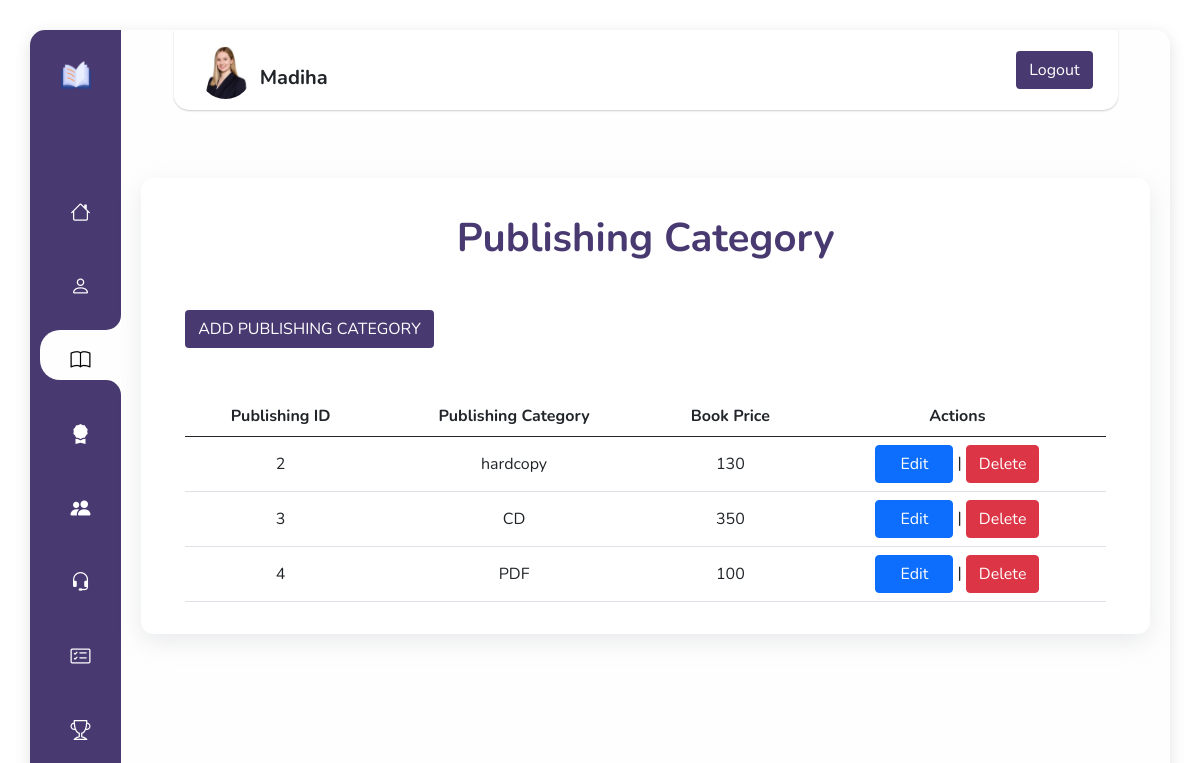
Screenshot of /dashboard/publishbk.php (signed in) with the database file from the repository.
### tables this page shows
CREATE TABLE `publishing_category` (
  `p_id` int(11) NOT NULL,
  `p_name` varchar(250) DEFAULT NULL,
  `p_price` int(11) DEFAULT NULL
);

### dashboard/adminsession.php (called while the page is built, shortened)
<?php
include 'conn.php';
if(isset($_SESSION['adminid'])){
    $id = $_SESSION['adminid'];
    $query = "SELECT * FROM admins WHERE a_id = $id";
    $runn = mysqli_query($conn , $query);
    $rows = mysqli_fetch_array($runn);
    $user = $rows['a_name'];
}
else
header('location:adminlogin.php');
?>

### dashboard/publishbk.php (the view, shortened to what this page needs)
<?php
    include "conn.php";
    include 'adminsession.php';
    ?>
<!DOCTYPE html>
<html lang="en">
<head>
    <link rel="stylesheet" href="https://cdn.jsdelivr.net/npm/bootstrap@5.0.2/dist/css/bootstrap.min.css">
    <link rel="stylesheet" href="https://cdn.jsdelivr.net/npm/bootstrap-icons@1.11.2/font/bootstrap-icons.min.css">
    <link rel="stylesheet" href="https://stackpath.bootstrapcdn.com/font-awesome/4.7.0/css/font-awesome.min.css">
</head>
<body>
<main>
      <nav class="main-menu">
        <a href="../index.php"> <img class="sidelogo" src="images/book.png" alt="" /></a>
        <br><br><br>
       <div  class="row">
        <ul class="col">
          <li class="nav-item ">
            <a href="dashboard.php">
              <i class="bi bi-house nav-icon"></i>
            </a>
          </li>
          <br>
          <li class="nav-item">
            <a href="book.php">
              <i class="bi bi-person nav-icon"></i>
            </a>
          </li>
<br>
          <li class="nav-item active">
            <b></b>
            <b></b>
            <a href="publishbk.php">
              <i class="bi bi-book nav-icon"></i>
            </a>
          </li>
<br>
          <li class="nav-item">
            <a href="complist.php">
              <i class="bi bi-award-fill nav-icon"></i>
            </a>
          </li>
<br>
          <li class="nav-item">
            <a href="customer.php">
              <i class="bi bi-people-fill nav-icon"></i>
            </a>
          </li>
<br>
          <li class="nav-item">
            <a href="dealer.php">
              <i class="bi bi-headset nav-icon"></i>
            </a>
          </li>
          <br>
          <li class="nav-item">
            <a href="orders.php">
            <i class="bi bi-card-checklist nav-icon"></i>
            </a>
          </li>
          <br>
          <li class="nav-item">
            <a href="winners.php">
            <i class="bi bi-trophy nav-icon"></i>
            </a>
          </li>
        </ul>
        </div>
      </nav>
    <header>
        <div class="nav-wrapper">
            <div class="logo-container">
            <img class="rounded-circle mt-1" src="<?php echo "images/" . $rows['a_img'] ?>" width="53">
            <h5 class="text-center text-dark mt-4 mx-2 fw-bolder">
              <?php echo $user; ?>
            </h5>
            </div>
            <nav>
            <a href="adminlogout.php" class="btn btncolor" tabindex="-1" role="button" aria-disabled="true">Logout</a>
          </nav>
          </div>
          <br><br>
          <section>
          <h1 class="text-center fw-bold" style="color: rgb(73, 57, 113);">Publishing Category</h1>
        <div class="container mt-5">
            <a class="btn btncolor" data-bs-theme="dark" href="publishbkname.php">ADD PUBLISHING CATEGORY</a>
                <table class="table mt-5 text-center align-middle">
                    <thead>
                        <tr>
                            <th>Publishing ID</th>
                            <th>Publishing Category</th>
                            <th>Book Price</th>
                            <th>Actions</th>
                        </tr>
                    </thead>
                    <tbody>
                        <?php
                            $query = "SELECT * FROM publishing_category";
                            $run = mysqli_query($conn ,$query);
                            if(mysqli_num_rows($run)){
                                while($row = mysqli_fetch_array($run)){
                        ?>
                        <tr>
                            <td><?php echo $row['p_id']?></td>
                            <td><?php echo $row['p_name']?></td>
                            <td><?php echo $row['p_price']?></td>
                            <td>
                               <a class="btn btn-primary px-4" href="publishedit.php?id=<?php echo $row['p_id']?>"> Edit </a> |
                            <a class="btn btn-danger" href="publishdelete.php?id=<?php echo $row['p_id']?>">Delete</a></td>
                        </tr>
                        <?php
                                }
                            }
                        ?>
                    </tbody>
                </table>
        </div>
          </section>
      </header>
      </main>
</body>
</html>

### dashboard/publishbk.php (style rules this page uses)
*, *::before, *::after { box-sizing: border-box; padding: 0; margin: 0; }
nav { user-select: none; -webkit-user-select: none; -moz-user-select: none; -ms-user-select: none; -o-user-select: none; }
nav ul, nav ul li { outline: 0; }
nav ul li a { text-decoration: none; }
body { font-family: "Nunito", sans-serif; display: flex; align-items: center; justify-content: center; min-height: 100vh; background-image: url(images/); background-repeat: no-repeat; background-size: cover; }
main { display: grid; grid-template-columns: 13% 87%; min-height: 100vh; width: 100%; margin: 40px; background: rgb(254, 254, 254); box-shadow: 0 0.5px 0 1px rgba(255, 255, 255, 0.23) inset, 0 1px 0 0 rgba(255, 255, 255, 0.66) inset, 0 4px 16px rgba(0, 0, 0, 0.12); border-radius: 15px; z-index: 10; }
.main-menu { overflow: hidden; background: rgb(73, 57, 113); padding-top: 10px; border-radius: 15px 0 0 15px; font-family: "Roboto", sans-serif; }
.sidelogo { display: none; }
.nav-item { position: relative; display: block; }
.nav-item a { position: relative; display: flex; flex-direction: row; align-items: center; justify-content: center; color: #fff; font-size: 1rem; padding: 15px 0; margin-left: 10px; border-top-left-radius: 20px; border-bottom-left-radius: 20px; }
.nav-item b:nth-child(1) { position: absolute; top: -15px; height: 15px; width: 100%; background: #fff; display: none; }
.nav-item b:nth-child(1)::before { content: ""; position: absolute; top: 0; left: 0; width: 100%; height: 100%; border-bottom-right-radius: 20px; background: rgb(73, 57, 113); }
.nav-item b:nth-child(2) { position: absolute; bottom: -15px; height: 15px; width: 100%; background: #fff; display: none; }
.nav-item b:nth-child(2)::before { content: ""; position: absolute; top: 0; left: 0; width: 100%; height: 100%; border-top-right-radius: 20px; background: rgb(73, 57, 113); }
.nav-item.active b:nth-child(1), .nav-item.active b:nth-child(2) { display: block; }
.nav-item.active a { text-decoration: none; color: #000; background: rgb(254, 254, 254); }
.nav-icon { width: 60px; height: 20px; font-size: 20px; text-align: center; }
@media (max-width: 1500px) { main { grid-template-columns: 6% 94%; } }
@media (max-width: 1500px) { .sidelogo { display: block; width: 30px; margin: 20px auto; } }
@media (max-width: 1310px) { main { grid-template-columns: 8% 92%; margin: 30px; } }
h1 { margin: 20px 0; color: #fff; }
.nav-wrapper { display: flex; position: relative; flex-direction: row; flex-wrap: nowrap; align-items: center; justify-content: space-between; margin: auto; width: 90%; height: 80px; border-radius: 0 0 15px 15px; padding: 0 25px; z-index: 2; background: #fff; box-shadow: 0 1px 2px rgba(0, 0, 0, 0.2); }
.logo-container { display: flex; justify-content: center; align-items: center; }
a { text-decoration: none; color: black; }
.btncolor { background: rgb(73, 57, 113); color: white; }
section { padding: 1rem 2rem; background-color: #fff; box-shadow: rgba(149, 157, 165, 0.2) 0px 8px 24px; border-radius: .8rem; }
section { margin: 20px; }

### rows the page displays
publishing_category: p_id "2", p_name "hardcopy", p_price "130"
publishing_category: p_id "3", p_name "CD", p_price "350"
publishing_category: p_id "4", p_name "PDF", p_price "100"

### other values shown
$user "Madiha"
